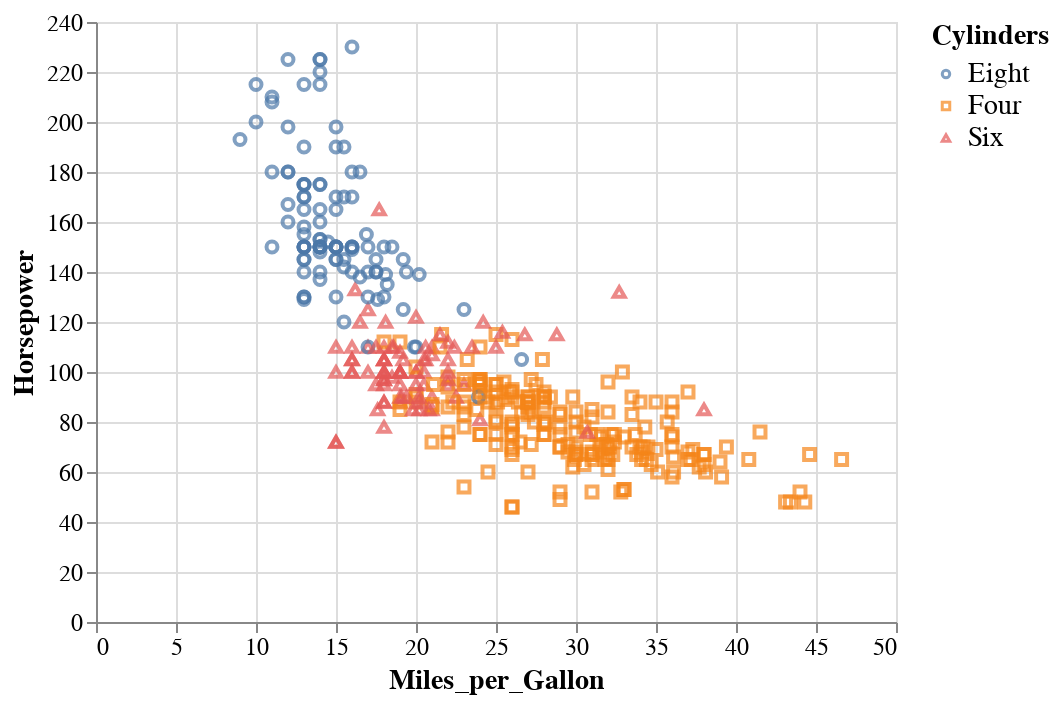

This figure's notebook cell:
### Markdown cell above
Do you think it is still correct to say that there is a relationship between `Horsepower` and `Miles_per_Gallon`?
Is it also true for engines of the same sizes?

We can encode shapes aesthetics the same way as color,
this can make it easier to distinguish the groups.

### Code cell
alt.Chart(cars).mark_point().encode(
    x='Miles_per_Gallon',
    y='Horsepower',
    color='Cylinders',
    shape='Cylinders'
)

### Figure 1 — Vega-Lite specification as saved in the notebook (floating-point values rounded to 4 significant figures; data arrays with more than 128 entries replaced by an {"elided": "..."} marker saying what was removed)
{"config": {"view": {"continuousWidth": 400, "continuousHeight": 300}, "legend": {"symbolSize": 14, "titleFontSize": 14, "labelFontSize": 14}, "axis": {"titleFontSize": 14, "labelFontSize": 12}, "header": {"titleFontSize": 16, "labelFontSize": 14}, "encoding": {"x": {"scale": {"zero": false}}}}, "data": {"name": "data-a55d0794197abab0d2e91349d6406868"}, "mark": {"type": "point"}, "encoding": {"color": {"field": "Cylinders", "type": "nominal"}, "shape": {"field": "Cylinders", "type": "nominal"}, "x": {"field": "Miles_per_Gallon", "type": "quantitative"}, "y": {"field": "Horsepower", "type": "quantitative"}}, "$schema": "https://vega.github.io/schema/vega-lite/v5.20.1.json", "datasets": {"data-a55d0794197abab0d2e91349d6406868": {"elided": "399 records"}}}
